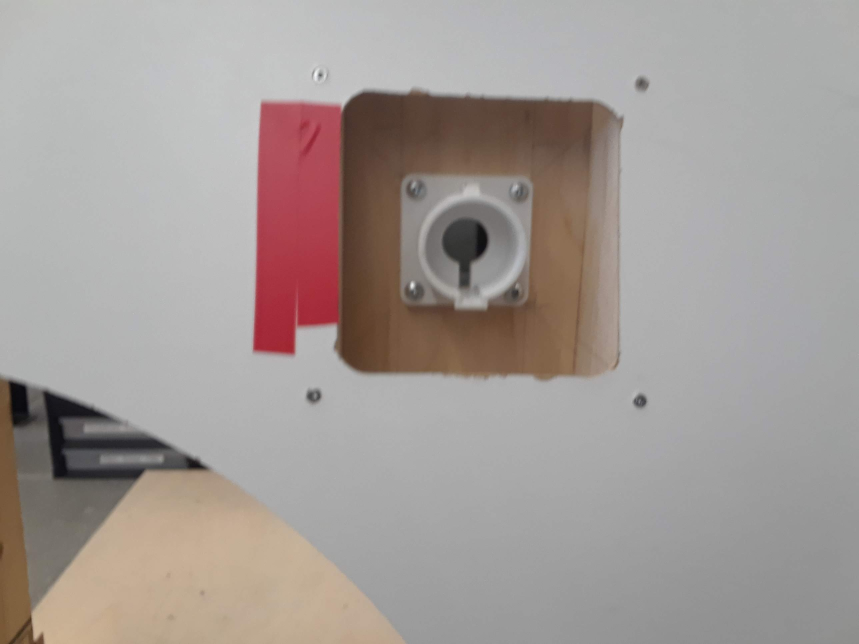
#> input picture test_port_0.jpg, 2576 x 1932 px (shown at 1/3 size)
$ python -i charging_port_finder_library.py   (imports and definitions only)
#> lines starting #> are read from the running program, lines starting #| are printed output that depends on the picture; after the words box and inside, x2 and y2 are one past the last pixel; in counts of white or black regions, pixels touching at a corner belong together
#> in contour_outline, image is the input picture: shape (1932, 2576, 3); mean B, G, R 151.3, 154.9, 163.2
# Contour outline library

import numpy as np
import cv2

#####
"""
These functions reformat the image.
"""

def ResizeWithAspectRatio(image, width=None, height=None, inter=cv2.INTER_AREA):
    """
    From Yong Da Li's github. He stole it from someone else. The 2nd-4th parameters are optional.
    """
#> called with width = 600, inter = 3

    dim = None
    (h, w) = image.shape[:2]
#> h = 1932; w = 2576

    if width is None and height is None:
        return image
    if width is None:
        r = height / float(h)
        dim = (int(w * r), height)
    else:
        r = width / float(w)
#> r = 0.233
        dim = (width, int(h * r))
#> dim = (600, 450)

    return cv2.resize(image, dim, interpolation=inter)
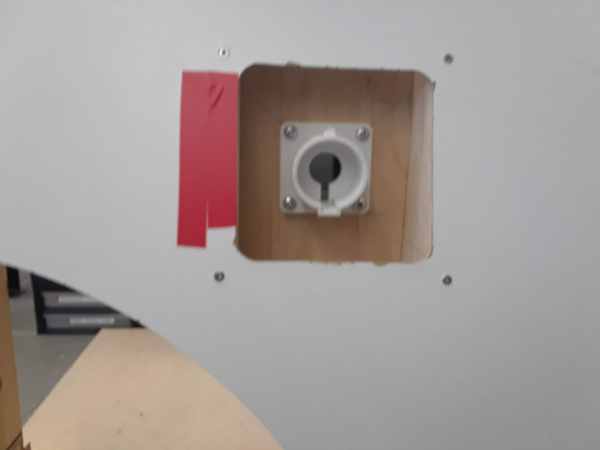
#> returned value: shape (450, 600, 3); mean of channels 0, 1, 2 151.3, 154.9, 163.2; drawn as B, G, R

def external_rectangle(image):
    """
    image = [ [ [B G R], [...], ..., [] ], [], ..., [] ]
    """
    dy = 0 #55 for webcam.
    start_point = (0,dy)
    end_point = (len(image[0])-1, len(image)-1-dy)
#> end_point = (599, 449)
    colour = (0,0,255)
    thickness = 1
    cv2.rectangle(image, start_point, end_point, colour, thickness)
#> image: shape (450, 600, 3)

    return image

#####

def max_contour_area(contours):
    """
    Definition:
    max_contour_area(contours)

    Inputs:
    1. contours = list of contours (edges of a coloured region)

    Functionality:
    1. Finds maximum contour area

    Outputs:
    1. max_area_index = index of maximum contour
    """

    max_area = 0
    max_area_index = 0

    for i in range(len(contours)):
        new_area = cv2.contourArea(contours[i])

        if new_area > max_area:
            max_area = new_area
            max_area_index = i

    # Return maximum area's index
    return max_area_index

def find_max_inner_area(contours, hierarchy, max_area_index):
    """
    Definition:
    find_max_inner_area(contours, hierarchy, max_area_index)

    Inputs:
    1. contours = list of contours
    2. hierarchy = tree structure of inner contours
    3. max_area_index = which contour is the parent node

    Functionality:
    >>Runs through inner contours
    1. Find maximum contour
    <<

    Outputs:
    1. max_child_index = child contour with largest area

    Notes:
    hierarchy = [ [[Next, Previous, First_Child, Parent] ] ]
    We need to unpackage the hierarchy
    """

    # Select first inner area from largest area contour
    next_child = hierarchy[0][max_area_index][2]

    # Find max inner contour area
    max_area = 0
    max_child_index = 0

    while(next_child != -1):

        new_area = cv2.contourArea(contours[next_child])

        if new_area > max_area:

            max_area = new_area
            max_child_index = next_child

        next_child = hierarchy[0][next_child][0] # Select next child

    return max_child_index

# [52 lines left out: functions centre_finder, centre_target, not called in this run]

#####

def contour_outline(image='test_port_0.jpg', method=0,show_final=False,show_steps=False,close_windows=False):
    """
    Definition:
    [image, contour] = contour_outline(image_name='test_port_0.jpg', method=0, steps_shown=False, close_windows=False)

    Inputs:
    1.

    Functionality:
    1. Retrieve image from file
    2. Resize image to correct size
    3.
    7. Show (a) Original, (b) Grey-scale, (c) Threshold, (d) All contours, (e) Largest contour, (f) Largest inner contour

    Return:
    [im_resize, contours[max_child_index]]

    Outputs:
    1. im_resize = resized image
    2. contours[max_child_index] = contour defining largest inner area

    Source:
    1. https://stackoverflow.com/questions/28677544/how-do-i-display-the-contours-of-an-image-using-opencv-python
    """

    if type(image) == str:
        # Open up file
        image = cv2.imread(image)
    else:
        # Assume it is a BGR list
        pass


    im_resize = ResizeWithAspectRatio(image.copy(), 600)

    im_border = external_rectangle(im_resize)
    """
    if show_steps == True:
        # Declare the images to display
        im_all_contours = im_resize.copy()
        im_max_contour = im_resize.copy()
        im_max_inner_contour = im_resize.copy()
    else:
        im_all_contours = im_resize
        im_max_contour = im_resize
        im_max_inner_contour = im_resize
    """
    im_all_contours = im_resize
    im_max_contour = im_resize
    im_max_inner_contour = im_resize
    # Convert to grey
    im_grey = cv2.cvtColor(im_border,cv2.COLOR_BGR2GRAY)
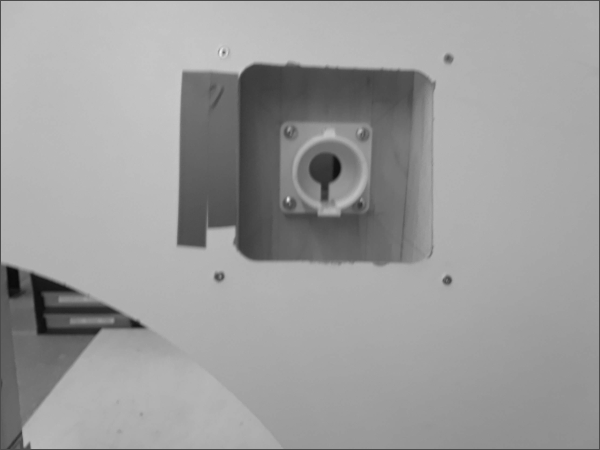
#> im_grey: shape (450, 600); min 9, max 245, mean 156.2

    if method == 1:
        # Mean
        im_grey = cv2.medianBlur(im_grey,5)
        im_thresh = cv2.adaptiveThreshold(im_grey,255,cv2.ADAPTIVE_THRESH_MEAN_C,cv2.THRESH_BINARY,11,2)

    elif method == 2:
        im_grey = cv2.medianBlur(im_grey,5)
        im_thresh = cv2.adaptiveThreshold(im_grey,255,cv2.ADAPTIVE_THRESH_GAUSSIAN_C,cv2.THRESH_BINARY,11,2)

    else: # If method == 0 or else
        # Normal. Grey-scale the image
        ret,im_thresh = cv2.threshold(im_grey,127,255,0)
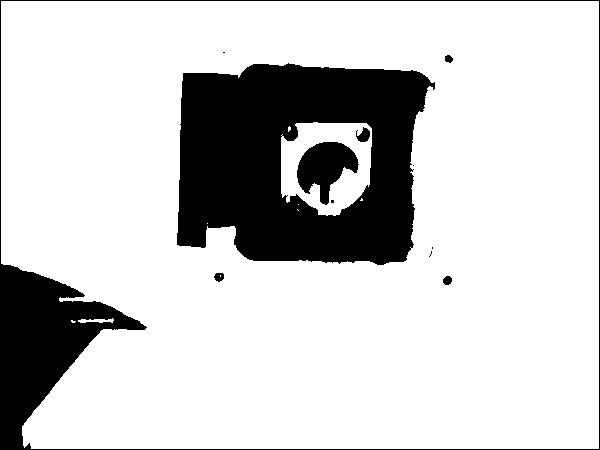
#> im_thresh: shape (450, 600); 80.3% white; 12 black regions (5 under 20 px)

    # Find all contours
    contours, hierarchy = cv2.findContours(im_thresh,cv2.RETR_TREE,cv2.CHAIN_APPROX_SIMPLE)
#> contours = 26 contours, 17 with area under 20; largest, box (x1, y1, x2, y2) and area: (1, 1, 599, 449) 254957, (176, 62, 436, 266) 44289, (281, 122, 372, 216) 6840, (296, 141, 360, 206) 2320, (355, 126, 371, 143) 156

    # Find maximum contour area!
    max_area_index = max_contour_area(contours)
#> the loop in max_contour_area, `for i in range(len(contours)):` made 26 passes
#> (new_area, max_area) on passes 2 to 3: (70.5, 70.5), (254957, 254957)
#> new_area on passes 4, 5, 13, 19, 22, 24: 76.5, 83.5, 44289, 6840, 2320, 156
#> after the loop in max_contour_area, `for i in range(len(contours)):`: max_area = 254957; max_area_index = 2
#> max_area_index = 2

    # Find maximum inner contour area
    max_child_index = find_max_inner_area(contours, hierarchy, max_area_index)
#> in find_max_inner_area, `next_child = hierarchy[0][max_area_index][2]`: next_child = 3
#> the loop in find_max_inner_area, `while(next_child != -1): ` made 11 passes
#> (new_area, max_area, max_child_index, next_child) on passes 1, 2, 9: (76.5, 76.5, 3, 4), (83.5, 83.5, 4, 6), (44289, 44289, 12, 24)
#> (new_area, next_child) on pass 10: (59, 25)
#> after the loop in find_max_inner_area, `while(next_child != -1):`: max_area = 44289; max_child_index = 12
#> max_child_index = 12

    if show_steps == True:
        cv2.imshow('Original', image) # Original colour image
        cv2.waitKey()
        cv2.imshow('Resized', im_resize) # Resized image
        cv2.waitKey()
        cv2.imshow('Grey scale', im_grey) # Grey-scale image
        cv2.waitKey()
        cv2.imshow('Threshold', im_thresh) # Thresholded image
        cv2.waitKey()
        # Draw contours
        cv2.drawContours(im_all_contours, contours, -1, (255,0,0), 1)
        cv2.imshow('All contours', im_all_contours) # All contours
        cv2.waitKey()

        # Draw maximum contour area!
        cv2.drawContours(im_max_contour, contours, max_area_index, (0,255,0),2) # This one works... I needed to put [] around the other one's 'contours'!!!
        cv2.imshow('Largest contour', im_max_contour) # Largest contour
        cv2.waitKey()

        # Draw maximum inner contour area
        cv2.drawContours(im_max_inner_contour, contours, max_child_index, (0,0,255),3) # This one works... I needed to put [] around the other one's 'contours'!!!
        cv2.imshow('Largest inner contour', im_max_inner_contour) # Largest inner contour

    elif show_final == True:
        cv2.drawContours(im_all_contours, contours, -1, (255,0,0), 1)
        cv2.drawContours(im_max_contour, contours, max_area_index, (0,255,0),2)
        cv2.drawContours(im_max_inner_contour, contours, max_child_index, (0,0,255),3)
        # I won't actually display the final...
        # cv2.imshow('Final', im_max_inner_contour)

    if close_windows == True:
        # Close all windows
        cv2.waitKey()
        cv2.destroyAllWindows()

    # Return image of max inner contour. Changed from im_resize
    return [im_max_inner_contour, contours[max_child_index]]

#contour_outline(image='test_port_0.jpg', method=0,show_steps=False,overlay=False,close_windows=False)

>>> result = contour_outline()
#> result = 2 items

$ run again, with test_port_1.jpg copied over test_port_0.jpg
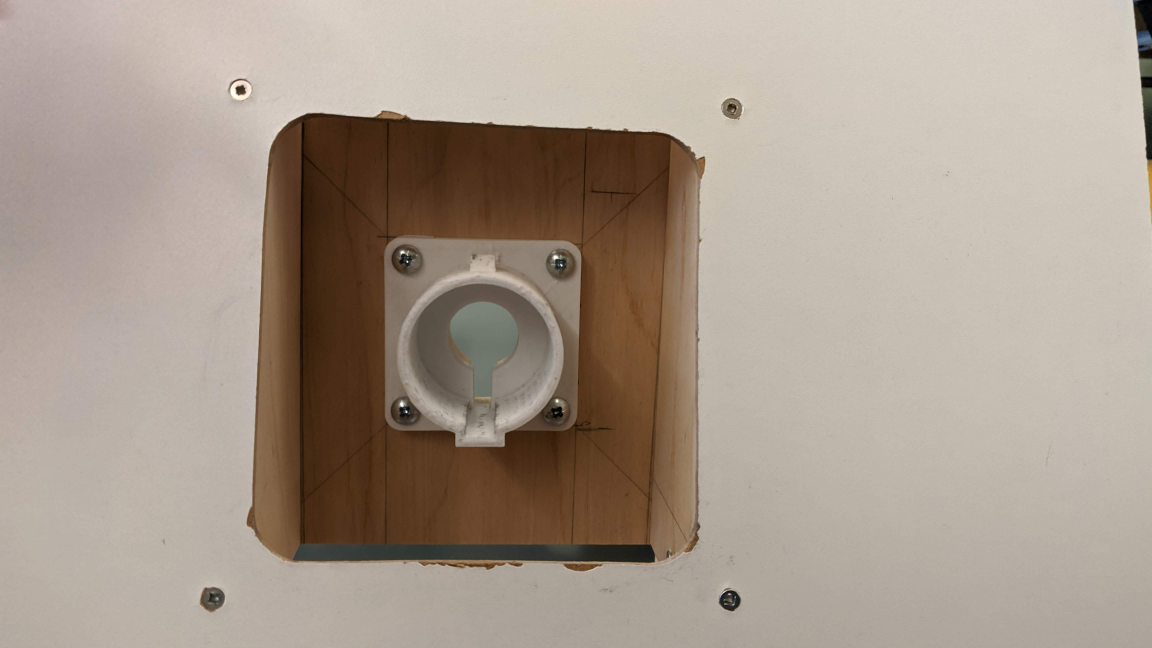
#> input picture test_port_1.jpg, 4608 x 2592 px (shown at 1/4 size)
#> in contour_outline, image is the input picture: shape (2592, 4608, 3); mean B, G, R 141.8, 154.5, 168.3
#> in ResizeWithAspectRatio, `return cv2.resize(image, dim, interpolation=inter)`:
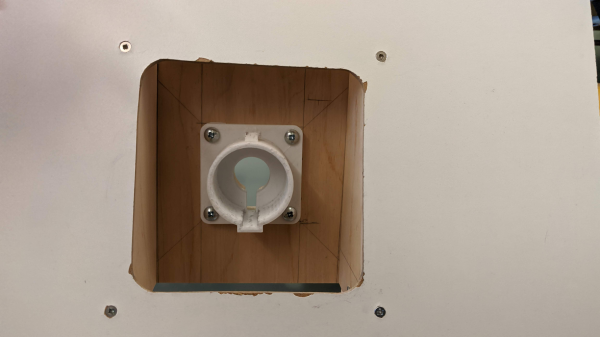
#> returned value: shape (337, 600, 3); mean of channels 0, 1, 2 141.8, 154.5, 168.3; drawn as B, G, R
#> end_point = (599, 336)
#> image: shape (337, 600, 3)
#> in contour_outline, `ret,im_thresh = cv2.threshold(im_grey,127,255,0)`:
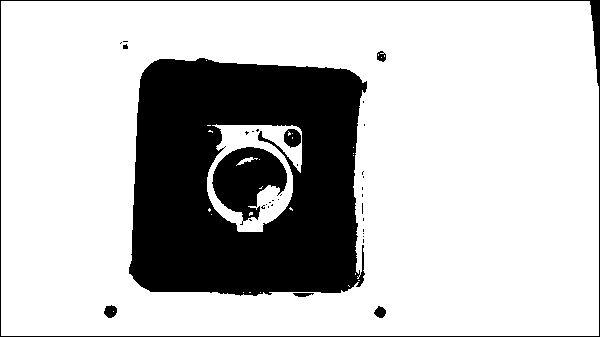
#> im_thresh: shape (337, 600); 75.7% white; 36 black regions (27 under 20 px)
#> contours = 71 contours, 59 with area under 20; largest, box (x1, y1, x2, y2) and area: (1, 1, 599, 336) 199000, (128, 57, 368, 297) 51127, (207, 124, 302, 232) 7608, (211, 146, 288, 222) 3612, (283, 128, 302, 149) 278
#> the loop in max_contour_area, `for i in range(len(contours)):` made 71 passes
#> new_area on passes 2, 3, 5, 11, 19, 34, 49, 53: 114.5, 143, 82, 22, 51127, 7608.5, 3612, 39.5
#> after the loop in max_contour_area, `for i in range(len(contours)):`: max_area = 198999.5; max_area_index = 0
#> in find_max_inner_area, `next_child = hierarchy[0][max_area_index][2]`: next_child = 1
#> the loop in find_max_inner_area, `while(next_child != -1): ` made 22 passes
#> (new_area, max_area, max_child_index, next_child) on passes 1, 2, 17: (114.5, 114.5, 1, 2), (143, 143, 2, 4), (51127, 51127, 18, 63)
#> after the loop in find_max_inner_area, `while(next_child != -1):`: max_area = 51127; max_child_index = 18
#> result = 2 items

$ run again, with test_port_2.jpg copied over test_port_0.jpg
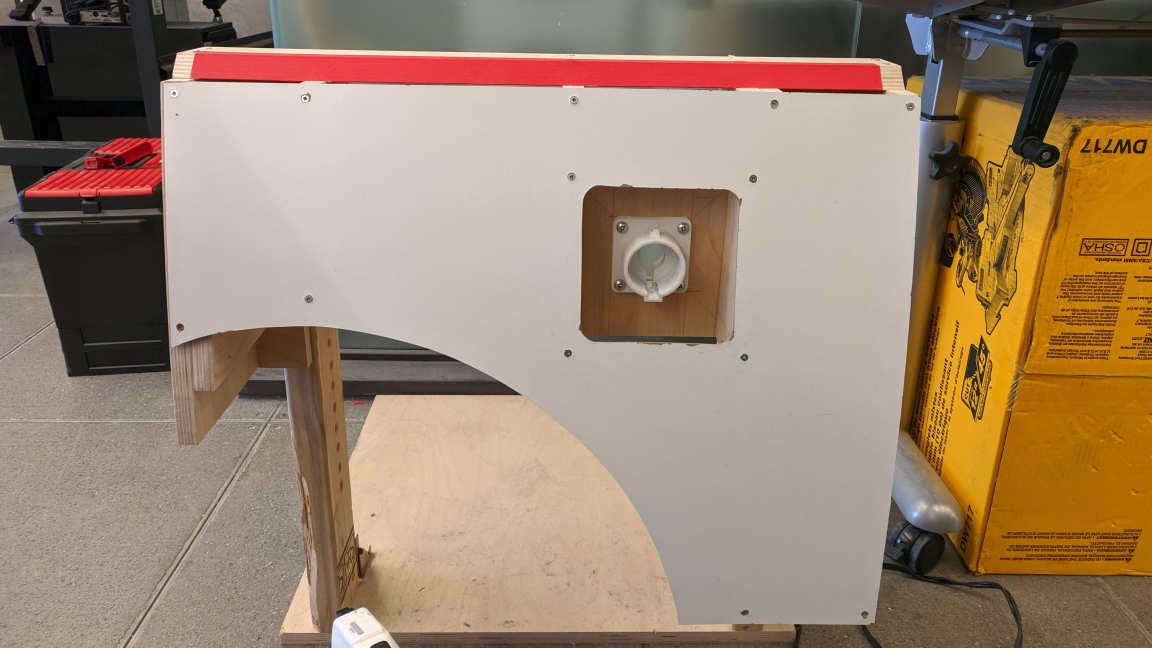
#> input picture test_port_2.jpg, 4608 x 2592 px (shown at 1/4 size)
#> in contour_outline, image is the input picture: shape (2592, 4608, 3); mean B, G, R 111, 133.1, 156.2
#> in ResizeWithAspectRatio, `return cv2.resize(image, dim, interpolation=inter)`:
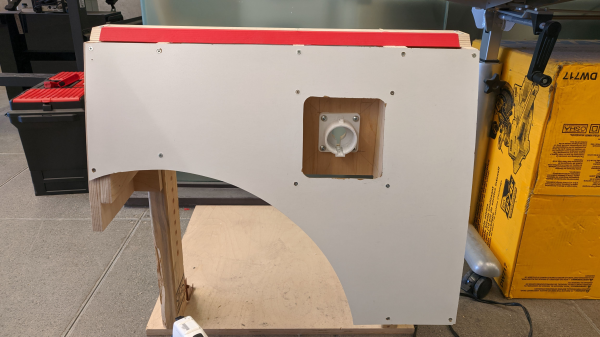
#> returned value: shape (337, 600, 3); mean of channels 0, 1, 2 111, 133.1, 156.2; drawn as B, G, R
#> end_point = (599, 336)
#> image: shape (337, 600, 3)
#> in contour_outline, `ret,im_thresh = cv2.threshold(im_grey,127,255,0)`:
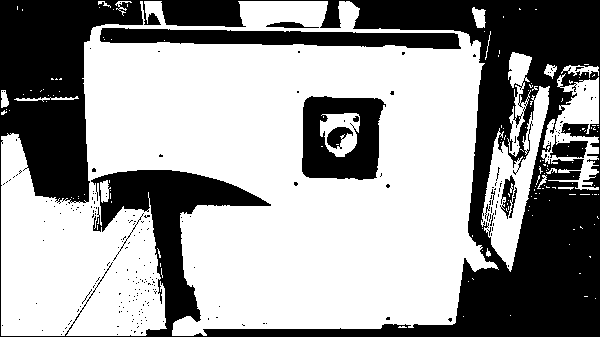
#> im_thresh: shape (337, 600); 61.2% white; 237 black regions (226 under 20 px)
#> contours = 562 contours, 532 with area under 20; largest, box (x1, y1, x2, y2) and area: (1, 1, 499, 336) 123134, (301, 95, 387, 181) 6304, (99, 27, 462, 50) 5334, (481, 86, 550, 272) 4666, (541, 73, 599, 190) 3040
#> the loop in max_contour_area, `for i in range(len(contours)):` made 562 passes
#> (new_area, max_area) on passes 55, 110, 263: (138, 138), (4666.5, 4666.5), (123134.5, 123134.5)
#> after the loop in max_contour_area, `for i in range(len(contours)):`: max_area = 123134.5; max_area_index = 262
#> in find_max_inner_area, `next_child = hierarchy[0][max_area_index][2]`: next_child = 263
#> the loop in find_max_inner_area, `while(next_child != -1): ` made 280 passes
#> (new_area, max_area) on passes 39, 271: (20, 20), (6304.5, 6304.5)
#> after the loop in find_max_inner_area, `while(next_child != -1):`: max_area = 6304.5; max_child_index = 533
#> result = 2 items
